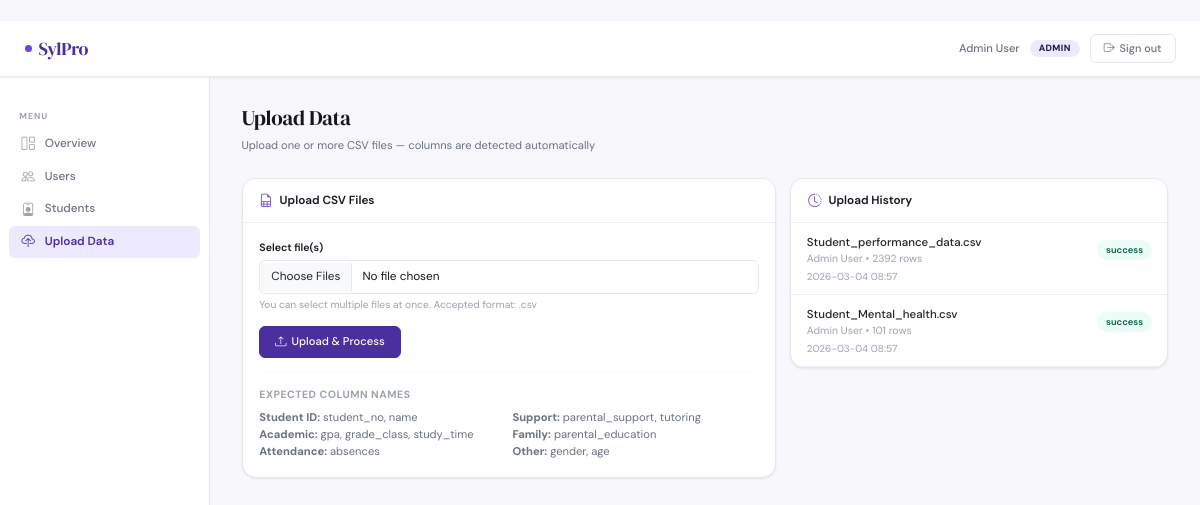
Page /admin/upload (signed in) on the committed database.
### tables this page shows
CREATE TABLE users (
            id            INTEGER PRIMARY KEY AUTOINCREMENT,
            name          TEXT    NOT NULL,
            email         TEXT    NOT NULL UNIQUE,
            password_hash TEXT    NOT NULL,
            role          TEXT    NOT NULL CHECK(role IN ('admin','counselor','lecturer','student')),
            created_at    TEXT    DEFAULT (datetime('now')),
            is_active     INTEGER DEFAULT 1
        );

CREATE TABLE upload_log (
            id          INTEGER PRIMARY KEY AUTOINCREMENT,
            filename    TEXT NOT NULL,
            uploaded_by INTEGER REFERENCES users(id),
            rows_processed INTEGER,
            status      TEXT,
            uploaded_at TEXT DEFAULT (datetime('now'))
        );

### app.py (the view, shortened to what this page needs)
@app.route('/admin/upload', methods=['GET', 'POST'])
@login_required(role='admin')
def admin_upload():
    conn    = db.get_db()
    uploads = conn.execute(
        "SELECT ul.*, u.name as uploader FROM upload_log ul "
        "LEFT JOIN users u ON ul.uploaded_by=u.id "
        "ORDER BY ul.uploaded_at DESC LIMIT 20"
    ).fetchall()
    conn.close()
    return render_template('admin/upload.html',
        user=get_current_user(), uploads=uploads)

### app.py (called while the page is built)
def login_required(role=None):
    from functools import wraps
    def decorator(f):
        @wraps(f)
        def wrapper(*args, **kwargs):
            if 'user_id' not in session:
                flash('Please log in to continue.', 'warning')
                return redirect(url_for('login'))
            if role and session.get('role') != role:
                flash('You do not have permission to access that page.', 'danger')
                return redirect(url_for('dashboard'))
            return f(*args, **kwargs)
        return wrapper
    return decorator

def get_current_user():
    if 'user_id' in session:
        return db.get_user_by_id(session['user_id'])
    return None

### database.py (called while the page is built)
def get_db():
    conn = sqlite3.connect(DB_PATH)
    conn.row_factory = sqlite3.Row
    conn.execute("PRAGMA foreign_keys = ON")
    return conn

def get_user_by_id(user_id):
    conn = get_db()
    u = conn.execute("SELECT * FROM users WHERE id=?", (user_id,)).fetchone()
    conn.close()
    return u

### templates/admin/upload.html (shortened to what this page needs)
{% extends "base.html" %}
{% block content %}
<div class="ph">
    <h1 class="ph-title">Upload Data</h1>
    <p class="ph-sub">Upload one or more CSV files — columns are detected automatically</p>
</div>
<div class="row g-3">
    <div class="col-md-7">
        <div class="card">
            <div class="card-hd"><i class="bi bi-file-earmark-spreadsheet"></i>Upload CSV Files</div>
            <div class="card-bd">
                <form method="POST" enctype="multipart/form-data">
                    <div style="margin-bottom:1rem">
                        <label class="form-label">Select file(s)</label>
                        <input type="file" name="files" class="form-control" accept=".csv" multiple required>
                        <p class="form-hint">You can select multiple files at once. Accepted format: .csv</p>
                    </div>
                    <button type="submit" class="btn btn-primary"><i class="bi bi-upload"></i>Upload &amp; Process</button>
                </form>
                <hr class="divider">
                <p style="font-size:.75rem;font-weight:700;text-transform:uppercase;letter-spacing:.5px;color:var(--faint);margin-bottom:.5rem">Expected Column Names</p>
                <div class="row g-2" style="font-size:.8rem;color:var(--muted)">
                    <div class="col-6">
                        <strong>Student ID:</strong> student_no, name<br>
                        <strong>Academic:</strong> gpa, grade_class, study_time<br>
                        <strong>Attendance:</strong> absences
                    </div>
                    <div class="col-6">
                        <strong>Support:</strong> parental_support, tutoring<br>
                        <strong>Family:</strong> parental_education<br>
                        <strong>Other:</strong> gender, age
                    </div>
                </div>
            </div>
        </div>
    </div>
    <div class="col-md-5">
        <div class="card">
            <div class="card-hd"><i class="bi bi-clock-history"></i>Upload History</div>
            <div class="card-bd-0">
                {% if uploads %}
                <div>
                {% for up in uploads %}
                <div style="padding:.75rem 1.1rem;border-bottom:1px solid var(--border2)">
                    <div style="display:flex;justify-content:space-between;align-items:center">
                        <div>
                            <div style="font-weight:500;font-size:.82rem">{{ up.filename }}</div>
                            <div style="font-size:.75rem;color:var(--faint)">{{ up.uploader }} &bull; {{ up.rows_processed }} rows</div>
                        </div>
                        <span class="sbadge {{ 'sb-active' if up.status == 'success' else 'sb-incomplete' }}">{{ up.status }}</span>
                    </div>
                    <div style="font-size:.72rem;color:var(--faint);margin-top:2px">{{ up.uploaded_at[:16] if up.uploaded_at else '' }}</div>
                </div>
                {% endfor %}
                </div>
                {% else %}
                <div class="empty"><i class="bi bi-inbox"></i><p>No uploads yet</p></div>
                {% endif %}
            </div>
        </div>
    </div>
</div>
{% endblock %}

### templates/base.html (shortened to what this page needs)
﻿<!DOCTYPE html>
<html lang="en">
<head>
    <link href="https://cdn.jsdelivr.net/npm/bootstrap@5.3.0/dist/css/bootstrap.min.css" rel="stylesheet">
    <link href="https://cdn.jsdelivr.net/npm/bootstrap-icons@1.11.0/font/bootstrap-icons.css" rel="stylesheet">
</head>
<body>
<nav class="topnav">
    <a href="{{ url_for('dashboard') }}" class="brand">
        <span class="brand-dot"></span>SylPro
    </a>
    {% if session.user_id %}
    <div class="nav-right">
        <span class="nav-name">{{ session.name }}</span>
        <span class="chip chip-{{ session.role }}">{{ session.role }}</span>
        <a href="{{ url_for('logout') }}" class="btn-signout">
            <i class="bi bi-box-arrow-right"></i>Sign out
        </a>
    </div>
    {% endif %}
</nav>
<div class="app-body">
    {% if session.user_id %}
    <aside class="sidebar d-none d-md-flex flex-column">
        <span class="sidebar-label">Menu</span>
        {% if session.role == 'admin' %}
            <a href="{{ url_for('admin_dashboard') }}" class="slink {% if request.endpoint=='admin_dashboard' %}active{% endif %}"><i class="bi bi-grid-1x2"></i>Overview</a>
            <a href="{{ url_for('admin_users') }}"     class="slink {% if request.endpoint in ['admin_users','admin_add_user'] %}active{% endif %}"><i class="bi bi-people"></i>Users</a>
            <a href="{{ url_for('admin_students') }}"  class="slink {% if request.endpoint=='admin_students' %}active{% endif %}"><i class="bi bi-person-badge"></i>Students</a>
            <a href="{{ url_for('admin_upload') }}"    class="slink {% if request.endpoint=='admin_upload' %}active{% endif %}"><i class="bi bi-cloud-upload"></i>Upload Data</a>
        {% endif %}
    </aside>
    {% endif %}
    <main class="main">
        {% block content %}{% endblock %}
    </main>
</div>

### templates/base.html (style rules this page uses)
:root { --p900: #1E1051; --p700: #4C2F9F; --p500: #6C47D4; --p300: #A78BFA; --p100: #EDE9FE; --p50: #F5F3FF; --ink: #18151F; --muted: #6B7280; --faint: #9CA3AF; --bg: #F8F7FC; --surface: #FFFFFF; --border: #E5E7EB; --border2: #F0EEFB; --red: #DC2626; --amber: #D97706; --green: #059669; --r6: 6px; --r10: 10px; --r14: 14px; --s1: 0 1px 3px rgba(0,0,0,.05),0 1px 2px rgba(0,0,0,.03); --s2: 0 4px 20px rgba(108,71,212,.08),0 1px 4px rgba(0,0,0,.04); }
*, *::before, *::after { box-sizing: border-box; margin: 0; }
html { font-size: 14px; }
body { font-family: 'DM Sans', sans-serif; background: var(--bg); color: var(--ink); min-height: 100vh; display: flex; flex-direction: column; }
.topnav { height: 56px; background: var(--surface); border-bottom: 1px solid var(--border); display: flex; align-items: center; padding: 0 1.75rem; gap: 1rem; position: sticky; top: 0; z-index: 200; box-shadow: var(--s1); }
.brand { font-family: 'DM Serif Display', serif; font-size: 1.3rem; color: var(--p700); text-decoration: none; letter-spacing: -.3px; display: flex; align-items: center; gap: 7px; }
.brand-dot { width: 7px; height: 7px; border-radius: 50%; background: var(--p500); flex-shrink: 0; }
.nav-right { margin-left: auto; display: flex; align-items: center; gap: 10px; }
.nav-name { font-size: .8rem; color: var(--muted); font-weight: 500; }
.chip { font-size: .65rem; font-weight: 700; letter-spacing: .4px; text-transform: uppercase; padding: 2px 9px; border-radius: 20px; }
.chip-admin { background: var(--p100); color: var(--p900); }
.btn-signout { font-size: .78rem; font-weight: 500; padding: 5px 13px; border-radius: var(--r6); border: 1.5px solid var(--border); background: transparent; color: var(--muted); cursor: pointer; text-decoration: none; display: inline-flex; align-items: center; gap: 5px; transition: all .15s; }
.app-body { display: flex; flex: 1; }
.sidebar { width: 210px; min-width: 210px; background: var(--surface); border-right: 1px solid var(--border); padding: 1.25rem .625rem; display: flex; flex-direction: column; gap: 1px; }
.sidebar-label { font-size: .62rem; font-weight: 700; text-transform: uppercase; letter-spacing: 1px; color: var(--faint); padding: .6rem .75rem .3rem; margin-top: .5rem; }
.slink { display: flex; align-items: center; gap: 8px; padding: 7px 11px; border-radius: var(--r6); color: var(--muted); text-decoration: none; font-size: .84rem; font-weight: 500; transition: all .12s; }
.slink i { font-size: .95rem; width: 17px; text-align: center; opacity: .65; }
.slink.active { background: var(--p100); color: var(--p700); font-weight: 600; }
.slink.active i { opacity: 1; }
.main { flex: 1; padding: 2rem 2.25rem; animation: fadeUp .2s ease; }
.ph { margin-bottom: 1.75rem; }
.ph-title { font-family: 'DM Serif Display', serif; font-size: 1.5rem; letter-spacing: -.3px; color: var(--ink); }
.ph-sub { font-size: .8rem; color: var(--muted); margin-top: 2px; }
.card { background: var(--surface); border: 1px solid var(--border); border-radius: var(--r14); box-shadow: var(--s1); overflow: hidden; }
.card-hd { padding: .9rem 1.2rem; border-bottom: 1px solid var(--border2); font-weight: 600; font-size: .84rem; color: var(--ink); display: flex; align-items: center; gap: 7px; background: var(--surface); }
.card-hd i { color: var(--p500); font-size: .95rem; }
.card-bd { padding: 1.2rem; }
.card-bd-0 { padding: 0; }
.btn { font-family: 'DM Sans', sans-serif; font-weight: 500; font-size: .8rem; border-radius: var(--r6); padding: 7px 15px; border: 1.5px solid transparent; display: inline-flex; align-items: center; gap: 5px; cursor: pointer; text-decoration: none; line-height: 1.4; transition: all .14s; white-space: nowrap; }
.btn-primary { background: var(--p700); color: #fff; border-color: var(--p700); }
.sbadge { font-size: .67rem; font-weight: 600; padding: 3px 9px; border-radius: 20px; display: inline-block; }
.sb-active { background: #ECFDF5; color: #065F46; }
.form-label { font-size: .76rem; font-weight: 600; color: var(--ink); margin-bottom: 4px; display: block; }
.form-control, .form-select { font-family: 'DM Sans', sans-serif; font-size: .84rem; border: 1.5px solid var(--border); border-radius: var(--r6); padding: 7px 11px; color: var(--ink); background: var(--surface); width: 100%; transition: border-color .14s, box-shadow .14s; }
.form-hint { font-size: .73rem; color: var(--faint); margin-top: 3px; }
.divider { border: none; border-top: 1px solid var(--border2); margin: 1rem 0; }

### rows in the picture
users: name "Admin User", role "ADMIN"
upload_log: filename "Student_performance_data.csv", uploader "Admin User", rows_processed "2392", status "success", uploaded_at "2026-03-04 08:57"
upload_log: filename "Student_Mental_health.csv", uploader "Admin User", rows_processed "101", status "success", uploaded_at "2026-03-04 08:57"
